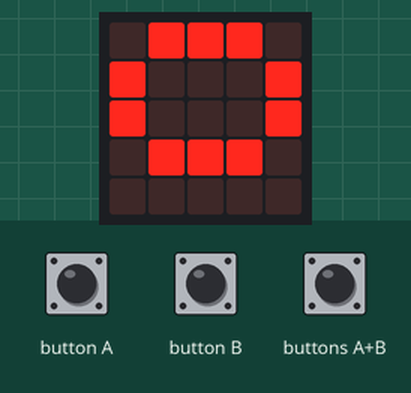
Simulated run of this program. Board: BBC micro:bit (MakeCode). Shown: the board's 5×5 LED display.

Above: at 0.2 s.
At 0.6 s:
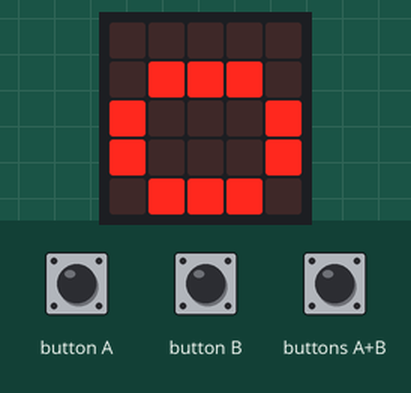
At 1.0 s:
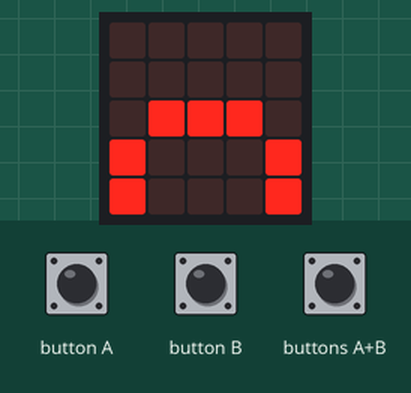
At 1.8 s:
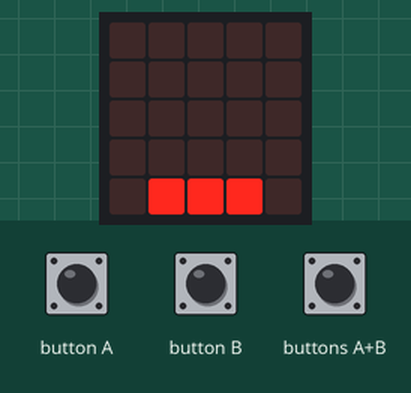
At 2.6 s:
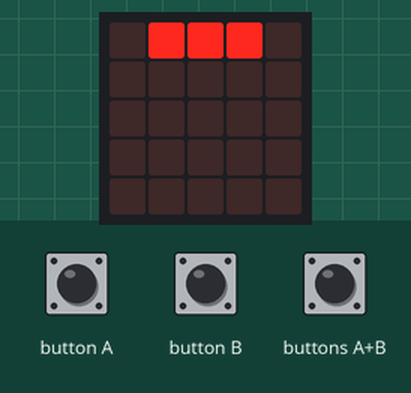
At 3.4 s:
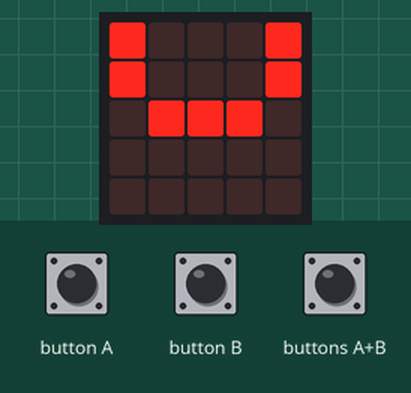

The program:

main.ts
```typescript
enum RadioMessage {
    message1 = 49434
}
input.onButtonPressed(Button.AB, function () {
    basic.showString("Bruh")
})
for (let index = 0; index < 1000; index++) {
    basic.showLeds(`
        . # # # .
        # . . . #
        # . . . #
        . # # # .
        . . . . .
        `)
    basic.showLeds(`
        . . . . .
        . # # # .
        # . . . #
        # . . . #
        . # # # .
        `)
    basic.showLeds(`
        . . . . .
        . . . . .
        . # # # .
        # . . . #
        # . . . #
        `)
    basic.showLeds(`
        . . . . .
        . . . . .
        . . . . .
        . # # # .
        # . . . #
        `)
    basic.showLeds(`
        . . . . .
        . . . . .
        . . . . .
        . . . . .
        . # # # .
        `)
    basic.showLeds(`
        . . . . .
        . . . . .
        . . . . .
        . . . . .
        . . . . .
        `)
    basic.showLeds(`
        . # # # .
        . . . . .
        . . . . .
        . . . . .
        . . . . .
        `)
    basic.showLeds(`
        # . . . #
        . # # # .
        . . . . .
        . . . . .
        . . . . .
        `)
    basic.showLeds(`
        # . . . #
        # . . . #
        . # # # .
        . . . . .
        . . . . .
        `)
    basic.showLeds(`
        . # # # .
        # . . . #
        # . . . #
        . # # # .
        . . . . .
        `)
}
loops.everyInterval(500, function () {

})
```

test.ts
```typescript
// здесь помещаются тесты; они не будут скомпилированы, пока пакет используется в качестве расширения.
```

Measured:
- by itself, everything shown: repeats every 4.0 s, in 9 steps
- what the display in image 1 shows lasts 0.4 s, from 0.4 s to 0.8 s
